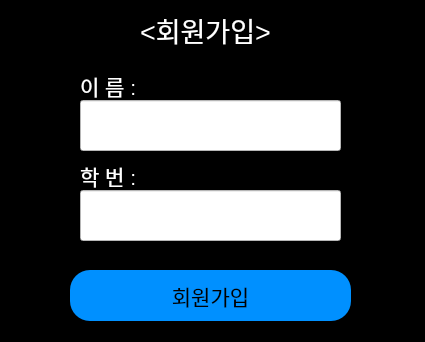
<?xml version="1.0" encoding="UTF-8"?>
<ui version="4.0">
 <class>Sinup_window</class>
 <widget class="QMainWindow" name="Sinup_window">
  <property name="geometry">
   <rect>
    <x>0</x>
    <y>0</y>
    <width>425</width>
    <height>342</height>
   </rect>
  </property>
  <property name="windowTitle">
   <string>MainWindow</string>
  </property>
  <property name="styleSheet">
   <string notr="true">background-color: rgb(0, 0, 0);</string>
  </property>
  <widget class="QWidget" name="centralwidget">
   <widget class="QLabel" name="label">
    <property name="geometry">
     <rect>
      <x>140</x>
      <y>10</y>
      <width>141</width>
      <height>41</height>
     </rect>
    </property>
    <property name="font">
     <font>
      <pointsize>20</pointsize>
     </font>
    </property>
    <property name="styleSheet">
     <string notr="true">background: transparent;
color: rgb(255, 255, 255);</string>
    </property>
    <property name="text">
     <string>&lt;회원가입&gt;</string>
    </property>
   </widget>
   <widget class="QPushButton" name="sinup">
    <property name="geometry">
     <rect>
      <x>70</x>
      <y>270</y>
      <width>281</width>
      <height>51</height>
     </rect>
    </property>
    <property name="font">
     <font>
      <pointsize>16</pointsize>
     </font>
    </property>
    <property name="styleSheet">
     <string notr="true">background-color: rgb(0, 144, 255);
border-radius: 20px;</string>
    </property>
    <property name="text">
     <string>회원가입</string>
    </property>
   </widget>
   <widget class="QLabel" name="Text_ID">
    <property name="geometry">
     <rect>
      <x>80</x>
      <y>70</y>
      <width>81</width>
      <height>31</height>
     </rect>
    </property>
    <property name="font">
     <font>
      <pointsize>16</pointsize>
     </font>
    </property>
    <property name="styleSheet">
     <string notr="true">background: transparent;
color: rgb(255, 255, 255);</string>
    </property>
    <property name="text">
     <string>이 름 :</string>
    </property>
   </widget>
   <widget class="QLabel" name="Text_Password">
    <property name="geometry">
     <rect>
      <x>80</x>
      <y>160</y>
      <width>101</width>
      <height>31</height>
     </rect>
    </property>
    <property name="font">
     <font>
      <pointsize>16</pointsize>
     </font>
    </property>
    <property name="styleSheet">
     <string notr="true">background: transparent;
color: rgb(255, 255, 255);</string>
    </property>
    <property name="text">
     <string>학 번 :</string>
    </property>
   </widget>
   <widget class="QLineEdit" name="Edit_ID">
    <property name="geometry">
     <rect>
      <x>80</x>
      <y>100</y>
      <width>261</width>
      <height>51</height>
     </rect>
    </property>
    <property name="styleSheet">
     <string notr="true">background-color: white;
</string>
    </property>
    <property name="text">
     <string/>
    </property>
   </widget>
   <widget class="QLineEdit" name="Edit_Password">
    <property name="geometry">
     <rect>
      <x>80</x>
      <y>190</y>
      <width>261</width>
      <height>51</height>
     </rect>
    </property>
    <property name="font">
     <font>
      <pointsize>14</pointsize>
     </font>
    </property>
    <property name="styleSheet">
     <string notr="true">background-color: white;
</string>
    </property>
    <property name="inputMethodHints">
     <set>Qt::InputMethodHint::ImhHiddenText|Qt::InputMethodHint::ImhNoAutoUppercase|Qt::InputMethodHint::ImhNoPredictiveText|Qt::InputMethodHint::ImhSensitiveData</set>
    </property>
    <property name="inputMask">
     <string/>
    </property>
    <property name="text">
     <string/>
    </property>
    <property name="echoMode">
     <enum>QLineEdit::EchoMode::Password</enum>
    </property>
   </widget>
  </widget>
 </widget>
 <resources/>
 <connections/>
</ui>
